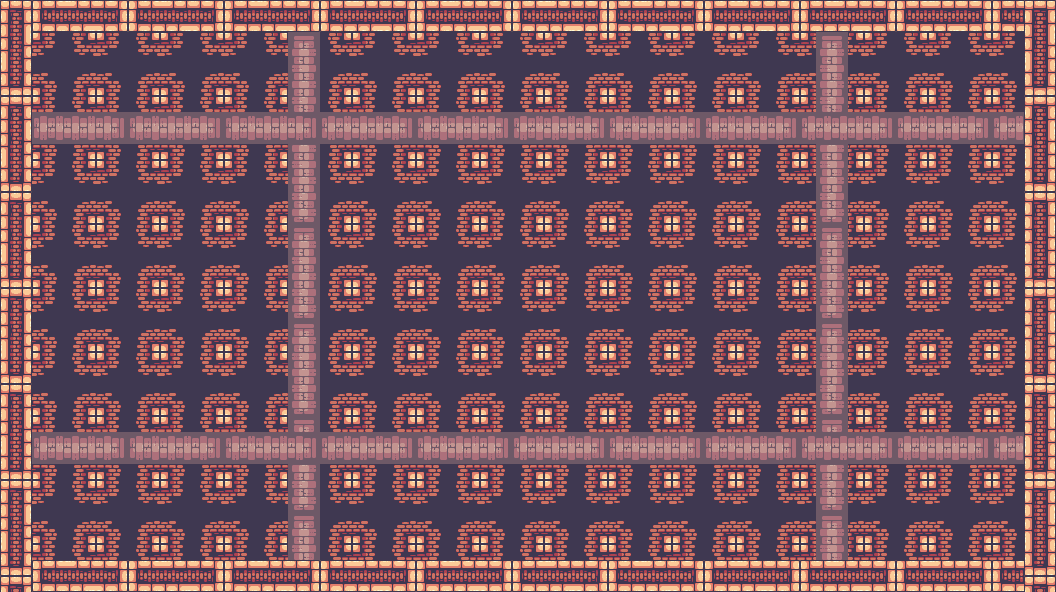

Rendered tile map (Tiled .tmx) drawn with the repository's tilesets; below, a short description and the map source with its tile grids summarised:
An orthogonal 66x37 tile map with 16x16 px tiles, 1 tile layer (Tile Layer 1).

<map version="1.9" tiledversion="1.9.2" orientation="orthogonal" renderorder="right-down" width="66" height="37" tilewidth="16" tileheight="16" infinite="0" nextlayerid="2" nextobjectid="1">
 <tileset firstgid="1" source="Terrain (32x32).tsx" />
 <layer id="1" name="Tile Layer 1" width="66" height="37">
  <data>[2442 cells, 2442 non-empty, 40 distinct tile ids]</data>
 </layer>
</map>
